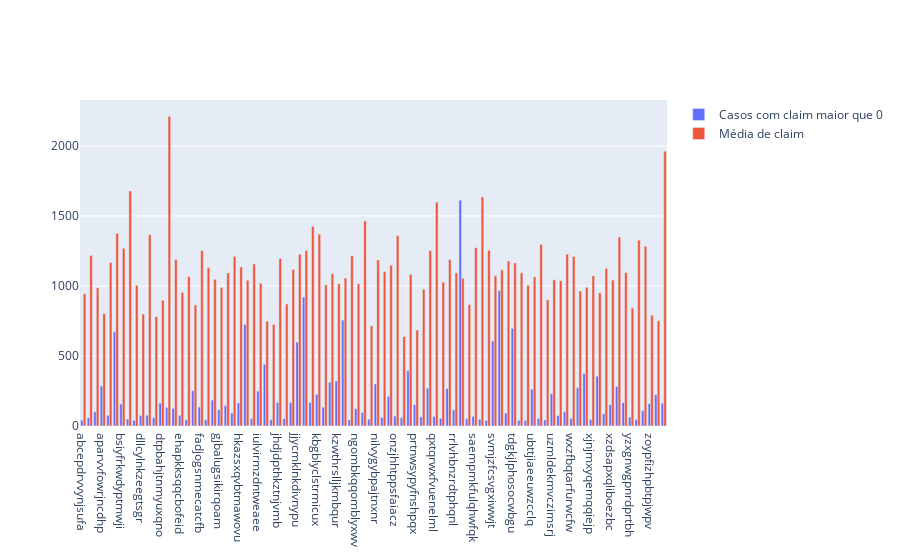

Here is the notebook cell this chart was saved with:
### Code cell
df_w_claim = df[df['claim_amount']>0]

filtro =  df_w_claim['vh_make_model'].value_counts()

modelos = filtro[filtro>=40]

df_modelos_w_claim = df_w_claim[df_w_claim['vh_make_model'].isin(modelos.index)]

fig = go.Figure()
fig.add_trace(go.Bar(
    x=df_modelos_w_claim.groupby('vh_make_model')['claim_amount'].count().index,
    y=df_modelos_w_claim.groupby('vh_make_model')['claim_amount'].count(),
    name = 'Casos com claim maior que 0'))
fig.add_trace(go.Bar(
    x=df_modelos_w_claim.groupby('vh_make_model')['claim_amount'].mean().index,
    y=df_modelos_w_claim.groupby('vh_make_model')['claim_amount'].mean(),
    name = 'Média de claim'))
fig.show()

### Figure 1 — Plotly figure (JSON) as saved in the notebook; plotly's stock layout.template omitted (floating-point values rounded to 4 significant figures)
{"data": [{"name": "Casos com claim maior que 0", "type": "bar", "x": ["abcepdrvvynjsufa", "aewtdnpoiopumymt", "ammbrasbxojlitmt", "aparvvfowrjncdhp", "asmpttrlkodaejic", "biqzvbfzjivqmrro", "bsiyfrkwdyptmwji", "bvuzvpriwqlnbjxt", "clmcokjtplrbzvuh", "dllcylnkzeegtsgr", "dlrodwgixwmoquny", "dpcnodgqfivkhxvn", "dtpbahjtnmyuxqno", "dweqmfoluivgiayj", "dyzvyrmcdyybbddd", "ehapkksqqcbofeid", "eokuiduvnrtzavmr", "ettwalwfkzvwdasa", "fadjogsnmecatcfb", "fuwhdjmdexrstmmo", "gfhjqtkgvomiygvx", "gjbalugsikirqoam", "guiimarisyyjqnfg", "gujwvdfcmmqcwxfi", "hkazsxqvbtmawovu", "hselphnqlvecmmyx", "htedybhazfjiueyj", "iulvirmzdntweaee", "iwhqpdfuhrsxyqxe", "jgkpiuuctpywtrlh", "jhdjdpthkztnjvmb", "jiyzqszfywhdfsil", "jjjvjaxpzvlbryfd", "jjycmklnkdivnypu", "johsjccpkithubii", "jrwdpzrmxqlzzepk", "kbgblyclstrmicux", "kpciudedjlrqsfte", "kvcddisqpkysmvvo", "kzwthrslljkmbqur", "lqkdgbosdzrtitgx", "lqqciehjjdtelpwa", "ngombkqqomblyxwv", "nhoebceeiacnmvym", "nhwgapjtnadqqaul", "nilvygybpajtnxnr", "nkueyjctyasmotny", "nsymgnybdjqxudvj", "onzjhhtppsfaiacz", "pjbnwqhnqczouirt", "ponwkmeaxagundzq", "prtnwsypyfnshpqx", "pyykjiriqrhjduly", "quslbttvcitxzeiy", "qxtqrwxfvuenelml", "rabwrzdzwjjdhbmx", "rcxmbwwsxkkkyyjs", "rrlvhbnzrdtphqnl", "rthsjeyjgdlmkygk", "rwrevaiebpmviwqz", "saempmkfulqhwfqk", "sguprofjftozaujc", "snsnxmucuccvqfvz", "svmjzfcsvgxiwwjt", "swjkmyqytzxjwgag", "synvsxhrexuyxpre", "tdgkjlphosocwbgu", "toqaaqswchaiyhsk", "uahuglbjdtacoqjt", "ubttjiaeeuwzcclq", "uhkhghxuorryhlis", "uwwrbkmjbjyxutfq", "uzmldekmvczimsrj", "wehkqzwvbeonajcu", "wpsyqubfrhdspxkx", "wxzfbqtarfurwcfw", "xaklvfxsplowrglp", "xjaddkudsebowzen", "xjnjmxyqemqqiejp", "xkzehzohmfrsmolg", "xpxsjmglcvcsxwdy", "xzdsapxqliboezbc", "yfalryaixpzfoihd", "yvlkrzgjhwrlyihc", "yzxgnwgpnrdprtbh", "zagpnfpbwgeyeufr", "zkreetxvsoihwkgo", "zoypfizhpbtpjwpv", "zqruwnlzuefcpqjm", "zspzyfdefowgwddf"], "y": [42, 58, 101, 285, 77, 674, 157, 50, 40, 75, 77, 59, 163, 133, 126, 77, 44, 252, 136, 44, 185, 116, 147, 92, 165, 725, 53, 249, 441, 45, 168, 52, 169, 599, 920, 168, 227, 134, 312, 321, 756, 43, 123, 97, 48, 300, 61, 212, 71, 61, 394, 152, 65, 271, 68, 55, 267, 115, 1612, 52, 68, 49, 40, 607, 966, 92, 697, 41, 40, 262, 53, 43, 231, 75, 102, 53, 274, 374, 46, 356, 87, 153, 282, 166, 63, 46, 110, 160, 223, 162]}, {"name": "Média de claim", "type": "bar", "x": ["abcepdrvvynjsufa", "aewtdnpoiopumymt", "ammbrasbxojlitmt", "aparvvfowrjncdhp", "asmpttrlkodaejic", "biqzvbfzjivqmrro", "bsiyfrkwdyptmwji", "bvuzvpriwqlnbjxt", "clmcokjtplrbzvuh", "dllcylnkzeegtsgr", "dlrodwgixwmoquny", "dpcnodgqfivkhxvn", "dtpbahjtnmyuxqno", "dweqmfoluivgiayj", "dyzvyrmcdyybbddd", "ehapkksqqcbofeid", "eokuiduvnrtzavmr", "ettwalwfkzvwdasa", "fadjogsnmecatcfb", "fuwhdjmdexrstmmo", "gfhjqtkgvomiygvx", "gjbalugsikirqoam", "guiimarisyyjqnfg", "gujwvdfcmmqcwxfi", "hkazsxqvbtmawovu", "hselphnqlvecmmyx", "htedybhazfjiueyj", "iulvirmzdntweaee", "iwhqpdfuhrsxyqxe", "jgkpiuuctpywtrlh", "jhdjdpthkztnjvmb", "jiyzqszfywhdfsil", "jjjvjaxpzvlbryfd", "jjycmklnkdivnypu", "johsjccpkithubii", "jrwdpzrmxqlzzepk", "kbgblyclstrmicux", "kpciudedjlrqsfte", "kvcddisqpkysmvvo", "kzwthrslljkmbqur", "lqkdgbosdzrtitgx", "lqqciehjjdtelpwa", "ngombkqqomblyxwv", "nhoebceeiacnmvym", "nhwgapjtnadqqaul", "nilvygybpajtnxnr", "nkueyjctyasmotny", "nsymgnybdjqxudvj", "onzjhhtppsfaiacz", "pjbnwqhnqczouirt", "ponwkmeaxagundzq", "prtnwsypyfnshpqx", "pyykjiriqrhjduly", "quslbttvcitxzeiy", "qxtqrwxfvuenelml", "rabwrzdzwjjdhbmx", "rcxmbwwsxkkkyyjs", "rrlvhbnzrdtphqnl", "rthsjeyjgdlmkygk", "rwrevaiebpmviwqz", "saempmkfulqhwfqk", "sguprofjftozaujc", "snsnxmucuccvqfvz", "svmjzfcsvgxiwwjt", "swjkmyqytzxjwgag", "synvsxhrexuyxpre", "tdgkjlphosocwbgu", "toqaaqswchaiyhsk", "uahuglbjdtacoqjt", "ubttjiaeeuwzcclq", "uhkhghxuorryhlis", "uwwrbkmjbjyxutfq", "uzmldekmvczimsrj", "wehkqzwvbeonajcu", "wpsyqubfrhdspxkx", "wxzfbqtarfurwcfw", "xaklvfxsplowrglp", "xjaddkudsebowzen", "xjnjmxyqemqqiejp", "xkzehzohmfrsmolg", "xpxsjmglcvcsxwdy", "xzdsapxqliboezbc", "yfalryaixpzfoihd", "yvlkrzgjhwrlyihc", "yzxgnwgpnrdprtbh", "zagpnfpbwgeyeufr", "zkreetxvsoihwkgo", "zoypfizhpbtpjwpv", "zqruwnlzuefcpqjm", "zspzyfdefowgwddf"], "y": [945.0, 1218.0, 987.1, 802.0, 1168.0, 1375.0, 1269.0, 1678.0, 1004.0, 799.6, 1366.0, 780.8, 898.5, 2212.0, 1189.0, 955.3, 1066.0, 864.6, 1252.0, 1132.0, 1048.0, 989.6, 1093.0, 1211.0, 1136.0, 1041.0, 1157.0, 1020.0, 748.5, 725.3, 1197.0, 871.2, 1118.0, 1227.0, 1253.0, 1426.0, 1370.0, 1008.0, 1088.0, 1016.0, 1057.0, 1214.0, 1016.0, 1464.0, 715.7, 1186.0, 1104.0, 1148.0, 1360.0, 638.0, 1083.0, 685.3, 976.7, 1252.0, 1599.0, 1028.0, 1189.0, 1093.0, 1055.0, 867.1, 1273.0, 1636.0, 1255.0, 1073.0, 1116.0, 1179.0, 1165.0, 1094.0, 1005.0, 1065.0, 1297.0, 900.7, 1044.0, 1037.0, 1227.0, 1211.0, 963.9, 990.2, 1072.0, 951.4, 1126.0, 1042.0, 1350.0, 1096.0, 842.1, 1327.0, 1284.0, 791.6, 751.6, 1963.0]}], "layout": {}}
